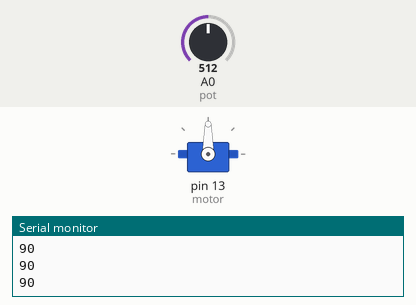
Recording of a sketch running on a simulated Arduino Uno, built with avr-gcc and run on an emulated ATmega328P. On the bench: servo, the last lines printed to the serial monitor. The inputs (shaded band) are chosen by the test bench; at power-on: A0 (pot) = 512.

Above: at 1.2 s.
1.3 s: A0 (pot) set to 716
At 2.5 s:
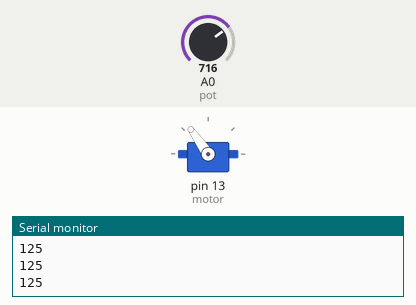
2.8 s: A0 (pot) set to 900
At 3.9 s:
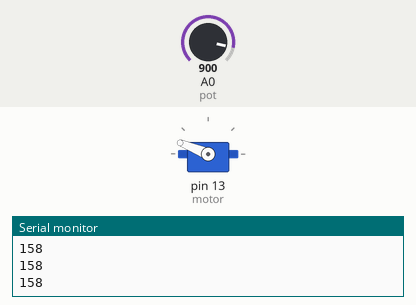
4.3 s: A0 (pot) set to 1023
At 5.3 s:
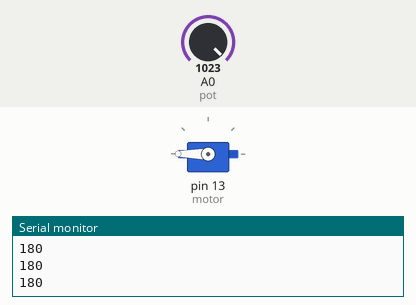
5.8 s: A0 (pot) set to 306
At 6.7 s:
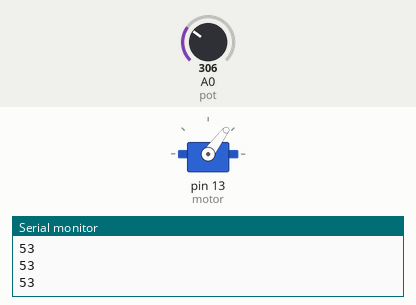
7.3 s: A0 (pot) set to 122
At 8.0 s:
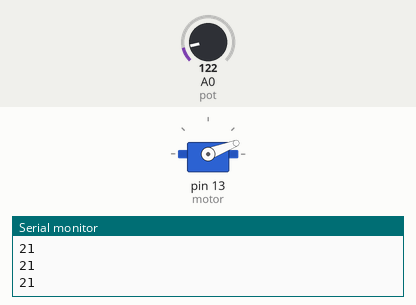
8.8 s: A0 (pot) set to 0
At 9.3 s:
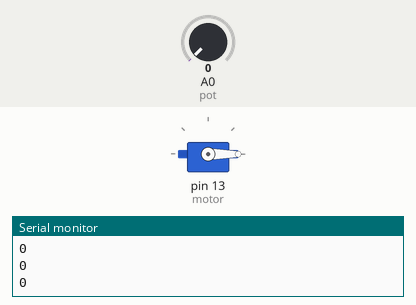
Timing chart, 0 to 11.3 s (numbered marks = the images above; inputs shaded):
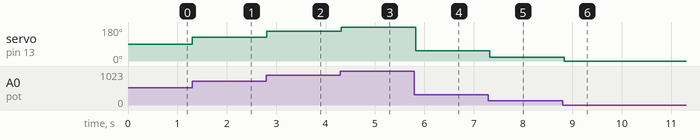

Measured:
- after the input at 1.3 s, servo on pin 13 (motor): 90° → 125° at once
- after the input at 2.8 s, servo on pin 13 (motor): 125° → 158° at once
- after the input at 4.3 s, servo on pin 13 (motor): 158° → 180° at once
- after the input at 5.8 s, servo on pin 13 (motor): 180° → 53° at once
- after the input at 7.3 s, servo on pin 13 (motor): 53° → 21° at once
- after the input at 8.8 s, servo on pin 13 (motor): 21° → 0° at once

The sketch:

arduino-with-potentiometer.ino
```cpp
#include<Servo.h>
Servo motorservo;
int motor=13;
int pot=A0;
int value, angle;
void setup() {
  // put your setup code here, to run once:
Serial.begin(9600);
motorservo.attach(motor);
}

void loop() {
  // put your main code here, to run repeatedly:
value= analogRead(pot);
angle=map(value,0,1023,0,180);
motorservo.write(angle);
Serial.println(angle);
delay(100);

}
```
